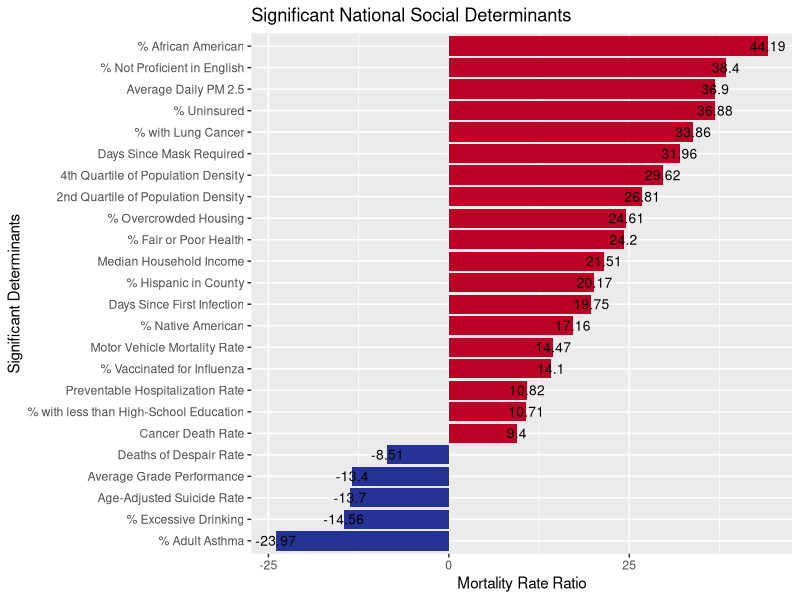
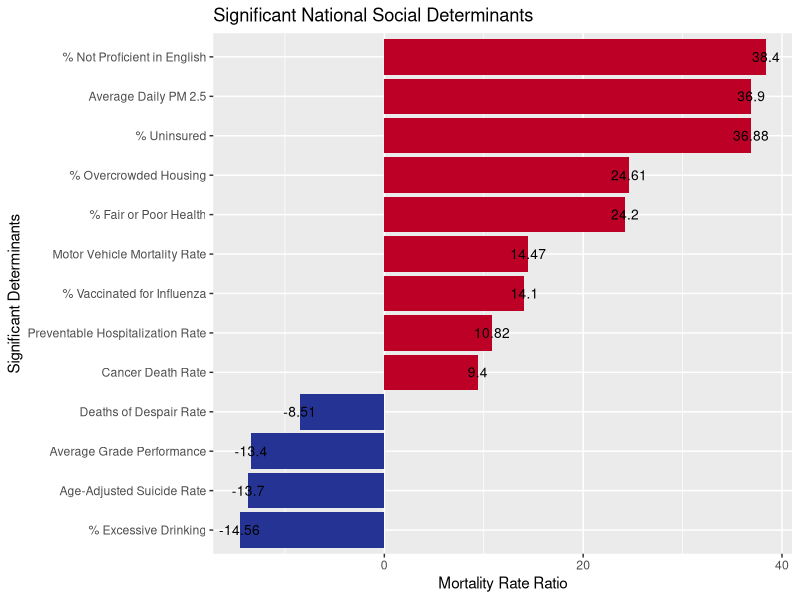
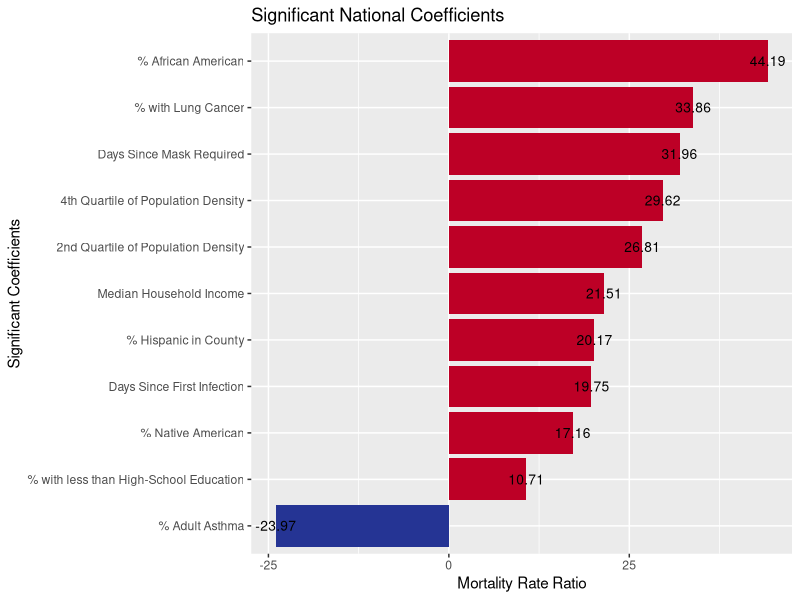
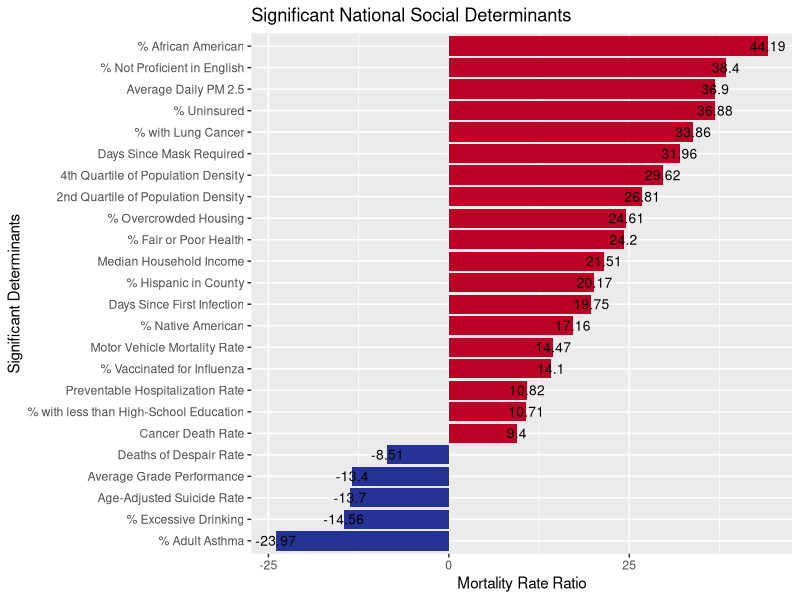
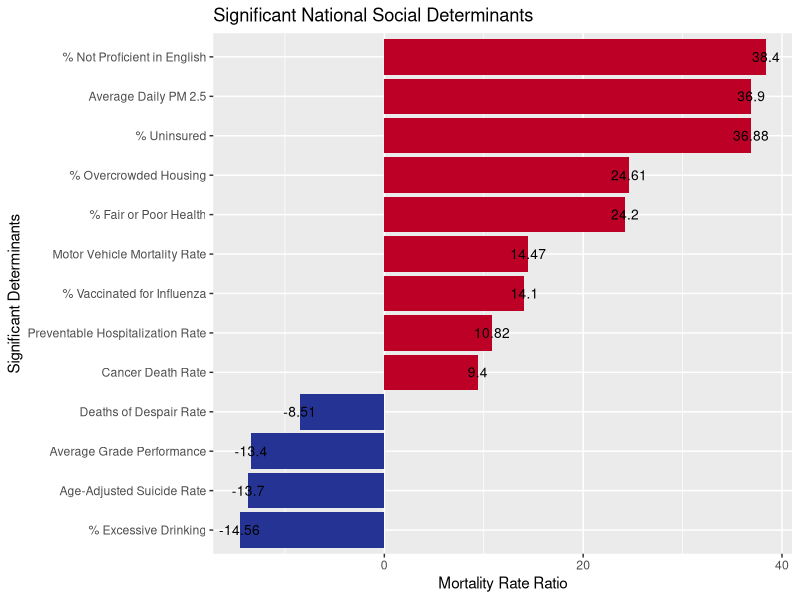
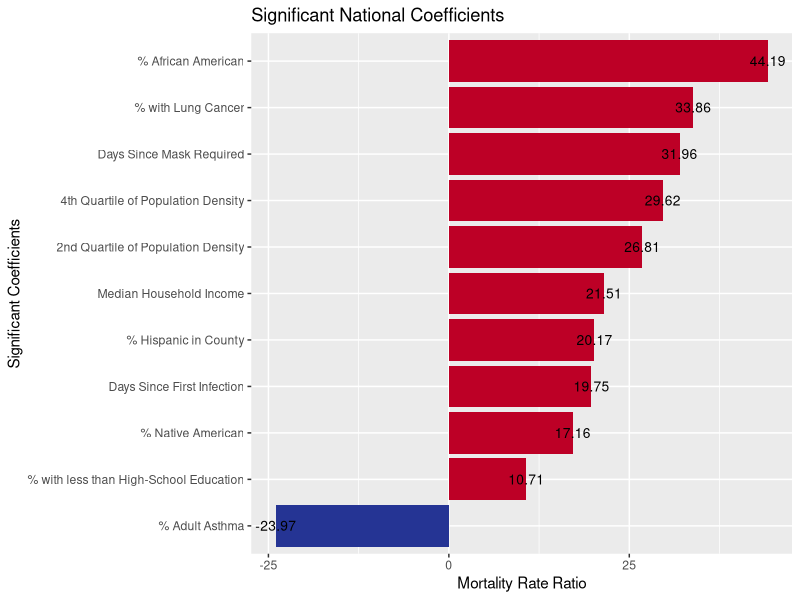

The R script that drew these images, in order: (Note: this script raises an error after producing the figures.)
## ---- chunk 1
library(ggplot2)

#create data frame with information from Table 2 of the paper
#Social_Determinants = siginificant national determinants
#Mortality_Rate_Ratio = % increase in COVID-19 mortality rate per standard deviation increase of coefficient
national.determinants <- data.frame(Social_Determinants  = c("% Not Proficient in English","Average Daily PM 2.5","% Uninsured","% Overcrowded Housing","% Fair or Poor Health","Motor Vehicle Mortality Rate","% Vaccinated for Influenza","Preventable Hospitalization Rate","Cancer Death Rate","Deaths of Despair Rate","Average Grade Performance","Age-Adjusted Suicide Rate","% Excessive Drinking", "% African American" ,"% with Lung Cancer", "Days Since Mask Required","4th Quartile of Population Density","2nd Quartile of Population Density","Median Household Income","% Hispanic in County","Days Since First Infection","% Native American","% with less than High-School Education","% Adult Asthma"),
                                       Mortality_Rate_Ratio = c("38.40","36.90","36.88","24.61","24.20","14.47","14.10","10.82","9.40","-8.51","-13.4","-13.7","-14.56", "44.19","33.86","31.96","29.62","26.81","21.51","20.17","19.75","17.16","10.71","-23.97"))

#changes column Mortality_Rate_Ratio from character to numeric
national.determinants$Mortality_Rate_Ratio <- as.numeric(as.character(national.determinants$Mortality_Rate_Ratio))

#graph that does not order them in increasing order
#ggplot(national.determinants, aes(x=Social_Determinants, y=Mortality_Rate_Ratio)) + 
#  ggtitle("Significant National Social Determinants")+
#  xlab("Significant Determinants") +
#  ylab("Mortality Rate Ratio") +
#  geom_bar(stat = "identity")+ 
#  coord_flip()

#changes the order in which Social_Determinants appear
#highest to lowest value
national.determinants$Social_Determinants <- factor(national.determinants$Social_Determinants, levels = national.determinants$Social_Determinants[order(national.determinants$Mortality_Rate_Ratio)])

#graph of national determinants
#red = destructive determinant
#blue = protective determinant
ggplot(national.determinants, aes(x=Social_Determinants, y=Mortality_Rate_Ratio)) + 
  ggtitle("Significant National Social Determinants")+
  xlab("Significant Determinants") +
  ylab("Mortality Rate Ratio") +
  geom_bar(stat = "identity",aes(fill = Mortality_Rate_Ratio<0)) + 
  coord_flip() +
  geom_text(aes(label=Mortality_Rate_Ratio), vjust=0.5,color="black", size=3.5) +
  theme(legend.position='none') +
  scale_fill_manual(values = c("#bd0026", "#253494")) 
 
#scale_color_manual(values = c("#c35442", "#2b517f"))

ggsave("determinants_coefficients.png")
## ---- chunk 2
library(ggplot2)

#create data frame with information from Table 2 of the paper
#Social_Determinants = siginificant national determinants
#Mortality_Rate_Ratio = % increase in COVID-19 mortality rate per standard deviation increase of coefficient
national.determinants <- data.frame(Social_Determinants  = c("% Not Proficient in English","Average Daily PM 2.5","% Uninsured","% Overcrowded Housing","% Fair or Poor Health","Motor Vehicle Mortality Rate","% Vaccinated for Influenza","Preventable Hospitalization Rate","Cancer Death Rate","Deaths of Despair Rate","Average Grade Performance","Age-Adjusted Suicide Rate","% Excessive Drinking"),
                                       Mortality_Rate_Ratio = c("38.40","36.90","36.88","24.61","24.20","14.47","14.10","10.82","9.40","-8.51","-13.4","-13.7","-14.56"))

#changes column Mortality_Rate_Ratio from character to numeric
national.determinants$Mortality_Rate_Ratio <- as.numeric(as.character(national.determinants$Mortality_Rate_Ratio))

#graph that does not order them in increasing order
#ggplot(national.determinants, aes(x=Social_Determinants, y=Mortality_Rate_Ratio)) + 
#  ggtitle("Significant National Social Determinants")+
#  xlab("Significant Determinants") +
#  ylab("Mortality Rate Ratio") +
#  geom_bar(stat = "identity")+ 
#  coord_flip()

#changes the order in which Social_Determinants appear
#highest to lowest value
national.determinants$Social_Determinants <- factor(national.determinants$Social_Determinants, levels = national.determinants$Social_Determinants[order(national.determinants$Mortality_Rate_Ratio)])

#graph but determinants' names overlap
#ggplot(national.determinants, aes(x=Social_Determinants, y=Mortality_Rate_Ratio)) + 
#  ggtitle("Significant National Social Determinants")+
#  xlab("Significant Determinants") +
#  ylab("Mortality Rate Ratio") +
#  geom_bar(stat = "identity")+ 
#  geom_text(aes(label=Mortality_Rate_Ratio), vjust=-0.3, size=3.5)

#graph of national determinants
#red = destructive determinant
#blue = protective determinant
ggplot(national.determinants, aes(x=Social_Determinants, y=Mortality_Rate_Ratio)) + 
  ggtitle("Significant National Social Determinants")+
  xlab("Significant Determinants") +
  ylab("Mortality Rate Ratio") +
  geom_bar(stat = "identity",aes(fill = Mortality_Rate_Ratio<0)) + 
  coord_flip() +
  geom_text(aes(label=Mortality_Rate_Ratio), vjust=0.5,color="black", size=3.5) +
  theme(legend.position='none') +
  scale_fill_manual(values = c("#bd0026", "#253494")) 
 
#scale_color_manual(values = c("#c35442", "#2b517f"))

ggsave("national_determinants.png")
## ---- chunk 3
library(ggplot2)

#create data frame with information from Table 1 of the paper
#Coefficientsdf = siginificant national coefficients from a high-risk control model
#Mortality_Rate_Ratio = % increase in COVID-19 mortality rate per standard deviation increase of coefficient
national.coefficients <- data.frame(Coefficientsdf  = c("% African American" ,"% with Lung Cancer", "Days Since Mask Required","4th Quartile of Population Density","2nd Quartile of Population Density","Median Household Income","% Hispanic in County","Days Since First Infection","% Native American","% with less than High-School Education","% Adult Asthma"),
                                       Mortality_Rate_Ratio = c("44.19","33.86","31.96","29.62","26.81","21.51","20.17","19.75","17.16","10.71","-23.97")) 

#changes column Mortality_Rate_Ratio from character to numeric
national.coefficients$Mortality_Rate_Ratio <- as.numeric(as.character(national.coefficients$Mortality_Rate_Ratio))

#changes the order in which Coefficientsdf appear
#highest to lowest value
national.coefficients$Coefficientsdf <- factor(national.coefficients$Coefficientsdf, levels = national.coefficients$Coefficientsdf[order(national.coefficients$Mortality_Rate_Ratio)])

#graph of national coefficients
#red = destructive determinant
#blue = protective determinant
ggplot(national.coefficients, aes(x=Coefficientsdf , y=Mortality_Rate_Ratio)) + 
  ggtitle("Significant National Coefficients")+
  xlab("Significant Coefficients") +
  ylab("Mortality Rate Ratio") +
  geom_bar(stat = "identity",aes(fill = Mortality_Rate_Ratio<0)) + 
  coord_flip() +
  geom_text(aes(label=Mortality_Rate_Ratio), vjust=0.5,color="black", size=3.5) +
  theme(legend.position='none') +
  scale_fill_manual(values = c("#bd0026", "#253494")) 

ggsave("national_coefficients.png")

## ---- chunk 4
library(plyr)
library(ggplot2)
library(dbplyr)
library(reshape2)
library(tidyr)

#states with not enough data: UT,VT,DE,ME,MD,MA,NH,NJ
#states that did not work with above code: AK,MI,RI,WY
prtdescombined = rbind(dataAL , dataAR,dataAZ,dataCA, dataCO, dataFL, dataGA, dataIA, dataID,dataIL,dataIN,dataKS, dataKY, dataLA, dataMI, dataMN, dataMO, dataMS, dataMT, dataNC, dataND, dataNE, dataNJ, dataNM, dataNY, dataOH,dataOK,dataOR,dataPA,dataSC,dataSD, dataTN,dataTX,dataVA,dataWA,dataWI,dataWV)

#Format
#Determinant Name
#line 1: determinant."name" created by subsetting the prtdescombined data frame witht the determinant name
#line 2: count."name" created by counting a p-value
#line 3: determinant."name" updated by combinding the older version of determinant."name" and count."name"

#Confirmed
determinant.confirmed = subset(prtdescombined, y == "Confirmed")
count.confirmed<- count(determinant.confirmed$x, "1.820609")
#countofconfirmed<- ldply(determinant.confirmed,function(c) sum(c=="1.519982"))
#frequency.confirmed = countofconfirmed[-c(2, 3),]
#determinant.confirmed$Frequency = frequency.confirmed$V1
determinant.confirmed<- cbind(determinant.confirmed, count.confirmed[,2, drop=FALSE])

#Active
determinant.active = subset(prtdescombined, y == "Active")
count.active<- count(determinant.active$x, "1.790520")
determinant.active<- cbind(determinant.active, count.active[,2, drop=FALSE])

#Case Fatality Ratio
determinant.case.fatality = subset(prtdescombined, y == "Case.Fatality_Ratio")
count.case.fatality<- count(determinant.case.fatality$x, "2.239948")
determinant.case.fatality<- cbind(determinant.case.fatality, count.case.fatality[,2, drop=FALSE])

#Teen Birth
determinant.teenbirth = subset(prtdescombined, y == "Teen Birth Rate")
count.teenbirth<- count(determinant.teenbirth$x, "1.5191014")
determinant.teenbirth<- cbind(determinant.teenbirth, count.teenbirth[,2, drop=FALSE])

#% Frequent Mental Distress
determinant.frequentmentaldistress = subset(prtdescombined, y == "% Frequent Mental Distress")
count.frequentmentaldistress<- count(determinant.frequentmentaldistress$x, "0.61055846")
determinant.frequentmentaldistress<- cbind(determinant.frequentmentaldistress, count.frequentmentaldistress[,2, drop=FALSE])

#data frame of combined sub data frames
significant.determinants.combined<-rbind(determinant.confirmed,determinant.active,determinant.case.fatality,determinant.teenbirth,determinant.frequentmentaldistress)

#combineddata$Frequency <- as.factor(as.character(combineddata$Frequency))

#graphofdeterminants <- ggplot(data=combineddata, aes(x=y, y=freq, fill=Effect on MRR)) +
#  geom_bar(stat = "identity", position="stack")+ 
#  coord_flip()
#graphofdeterminants

#Graph of all Determinants
ggplot(significant.determinants.combined) +
  geom_bar(aes(x = y, fill = `Effect on MRR`)) +
  ggtitle("Frequency of State GWAS Determinants") +
  xlab("Determinants") +
  ylab("Frequency") +
  coord_flip()

## ---- chunk 5
library(ggplot2)

#Format
#Determinant Name
#line 1: determinant."name" created by subsetting the prtdescombined data frame witht the determinant name
#line 2: count."name" created by counting a p-value
#line 3: determinant."name" updated by combinding the older version of determinant."name" and count."name"

#Incidence Rate
determinant.incidencerate = subset(prtdescombined, y == "Incidence_Rate")
count.incidencerate<- count(determinant.incidencerate$x, "2.74199053")
determinant.incidencerate<- cbind(determinant.incidencerate, count.incidencerate[,2, drop=FALSE])

#Case Fatality Ratio
determinant.case.fatality = subset(prtdescombined, y == "Case.Fatality_Ratio")
count.case.fatality<- count(determinant.case.fatality$x, "2.239948")
determinant.case.fatality<- cbind(determinant.case.fatality, count.case.fatality[,2, drop=FALSE])

#Confirmed
determinant.confirmed = subset(prtdescombined, y == "Confirmed")
count.confirmed<- count(determinant.confirmed$x, "1.820609")
determinant.confirmed<- cbind(determinant.confirmed, count.confirmed[,2, drop=FALSE])

#Active
determinant.active = subset(prtdescombined, y == "Active")
count.active<- count(determinant.active$x, "1.790520")
determinant.active<- cbind(determinant.active, count.active[,2, drop=FALSE])

#Longitutde
determinant.long = subset(prtdescombined, y == "Long_")
count.long<- count(determinant.long$x, "0.39590409")
determinant.long<- cbind(determinant.long, count.long[,2, drop=FALSE])

#% Not Proficient in English
determinant.notproficientinenglish = subset(prtdescombined, y == "% Not Proficient in English")
count.notproficientinenglish<- count(determinant.notproficientinenglish$x, "2.3443178")
determinant.notproficientinenglish<- cbind(determinant.notproficientinenglish, count.notproficientinenglish[,2, drop=FALSE])

#% Uninsured 1
determinant.uninsured_1 = subset(prtdescombined, y == "% Uninsured_1")
count.uninsured_1<- count(determinant.uninsured_1$x, "1.54717163")
determinant.uninsured_1<- cbind(determinant.uninsured_1, count.uninsured_1[,2, drop=FALSE])

#Income Ratio
determinant.incomeratio = subset(prtdescombined, y == "Income Ratio")
count.incomeratio<- count(determinant.incomeratio$x, "0.01679635")
determinant.incomeratio<- cbind(determinant.incomeratio, count.incomeratio[,2, drop=FALSE])

#% Female
determinant.female = subset(prtdescombined, y == "% Female")
count.female<- count(determinant.female$x, "2.0518989")
determinant.female<- cbind(determinant.female, count.female[,2, drop=FALSE])

#% Hispanic
determinant.hispanic = subset(prtdescombined, y == "% Hispanic")
count.hispanic<- count(determinant.hispanic$x, "1.667689")
determinant.hispanic<- cbind(determinant.hispanic, count.hispanic[,2, drop=FALSE])

#Average Daily PM2.5
determinant.averagedaily_pm2.5 = subset(prtdescombined, y == "Average Daily PM2.5")
count.averagedaily_pm2.5<- count(determinant.averagedaily_pm2.5$x, "3.03507631")
determinant.averagedaily_pm2.5<- cbind(determinant.averagedaily_pm2.5, count.averagedaily_pm2.5[,2, drop=FALSE])

#Prime_Pecent
determinant.prime_pecent = subset(prtdescombined, y == "prime_pecent")
count.prime_pecent<- count(determinant.prime_pecent$x, "0.6426303")
determinant.prime_pecent<- cbind(determinant.prime_pecent, count.prime_pecent[,2, drop=FALSE])

#data frame with combined determinants
top10significant.determinants<-rbind(determinant.incidencerate,determinant.case.fatality,determinant.confirmed,determinant.active,determinant.long,determinant.notproficientinenglish,determinant.uninsured_1,determinant.incomeratio,determinant.female,determinant.hispanic,determinant.averagedaily_pm2.5,determinant.prime_pecent)


#plot of top 12 significant determinants
ggplot(top10significant.determinants) +
  geom_bar(aes(x = y, fill = `Effect on MRR`)) +
  ggtitle("Frequency of Top 12 State GWAS Determinants") +
  xlab("Determinant Name") +
  ylab("Frequency") +
  coord_flip()
